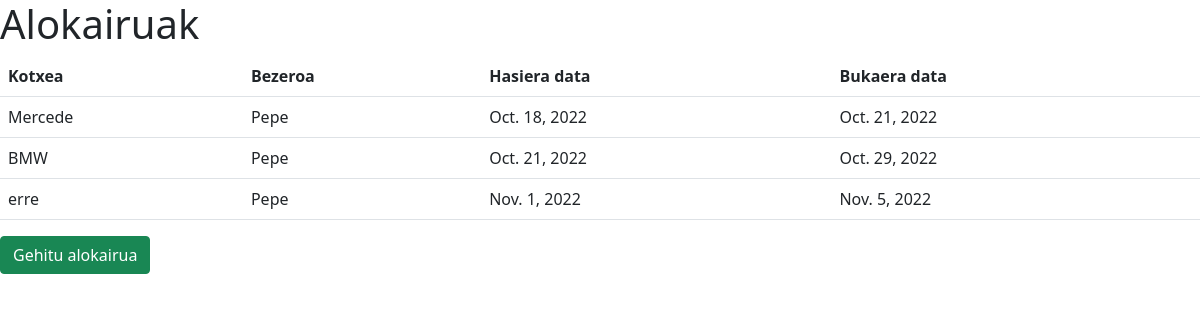
Page /alokairuak/ on the committed database.
### kotxea/models.py (models this page shows)
class Alokairua(models.Model):
    kotxe_matrikula = models.ForeignKey(Kotxea, on_delete=models.CASCADE)
    bezero_dni = models.ForeignKey(Bezeroa, on_delete=models.CASCADE)
    alokairu_data_hasi = models.DateField(null=True)
    alokairu_data_bukatu = models.DateField(null=True)

class Kotxea(models.Model):
    matrikula = models.CharField(max_length=50, primary_key=True)
    marka = models.CharField(max_length=100)
    prezioa = models.DecimalField(max_digits=8, decimal_places=2, validators=[
        MinValueValidator(0)])
    def __str__(self):
        return self.marka

class Bezeroa(models.Model):
    dni = models.CharField(max_length=50,primary_key=True)
    izena = models.CharField(max_length=50)
    abizena = models.CharField(max_length=50)
    adina = models.IntegerField(validators=[
        MinValueValidator(0)])
    def __str__(self):
        return self.izena

### kotxea/views.py (the view)
# urls.py: path('alokairuak/',views.alokairuak,name='alokairuak'),
def alokairuak(request):
    alokairuak = Alokairua.objects.all
    return render(request, 'alokairuak.html',{'alokairuak':alokairuak})

### kotxea/templates/alokairuak.html (shortened to what this page needs)
<!DOCTYPE html>
<html lang="en">
<head>
    <link
      href="https://cdn.jsdelivr.net/npm/bootstrap@5.0.2/dist/css/bootstrap.min.css"
      rel="stylesheet"
    />
</head>
<body>
    <h1>Alokairuak</h1>
    <table class="table">
        <tr>
            <th>Kotxea</th>
            <th>Bezeroa</th>
            <th>Hasiera data</th>
            <th>Bukaera data</th>
        </tr>
        {% for alokairua in alokairuak%}
        <tr>
            <td>{{alokairua.kotxe_matrikula}}</td>
            <td>{{alokairua.bezero_dni}}</td>
            <td>{{alokairua.alokairu_data_hasi}}</td>
            <td>{{alokairua.alokairu_data_bukatu}}</td>
        </tr>
        {% endfor%}
    </table>
    <a class="btn btn-success" href="gehitualokairua/">Gehitu alokairua</a>
</body>
</html>

### rows in the picture
Alokairua: kotxe_matrikula "Mercede", bezero_dni "Pepe", alokairu_data_hasi "Oct. 18, 2022", alokairu_data_bukatu "Oct. 21, 2022"
Alokairua: kotxe_matrikula "BMW", bezero_dni "Pepe", alokairu_data_hasi "Oct. 21, 2022", alokairu_data_bukatu "Oct. 29, 2022"
Alokairua: kotxe_matrikula "erre", bezero_dni "Pepe", alokairu_data_hasi "Nov. 1, 2022", alokairu_data_bukatu "Nov. 5, 2022"
